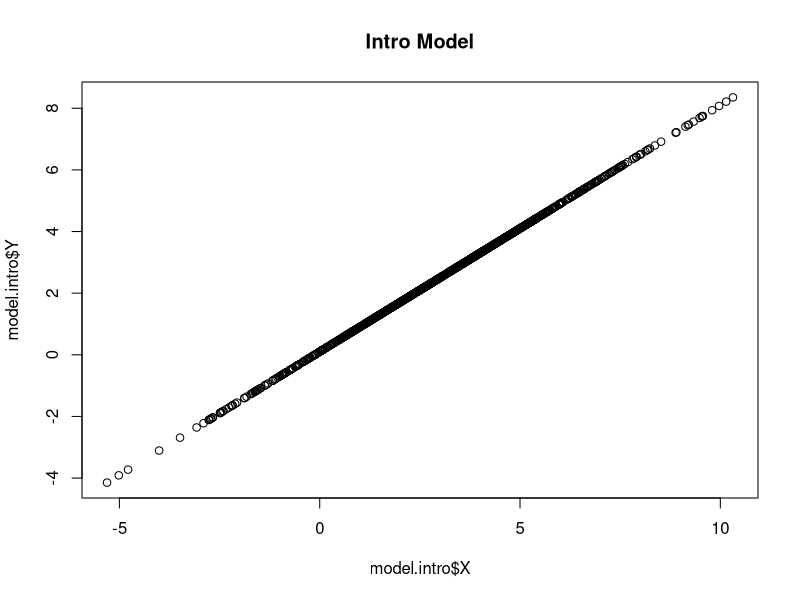
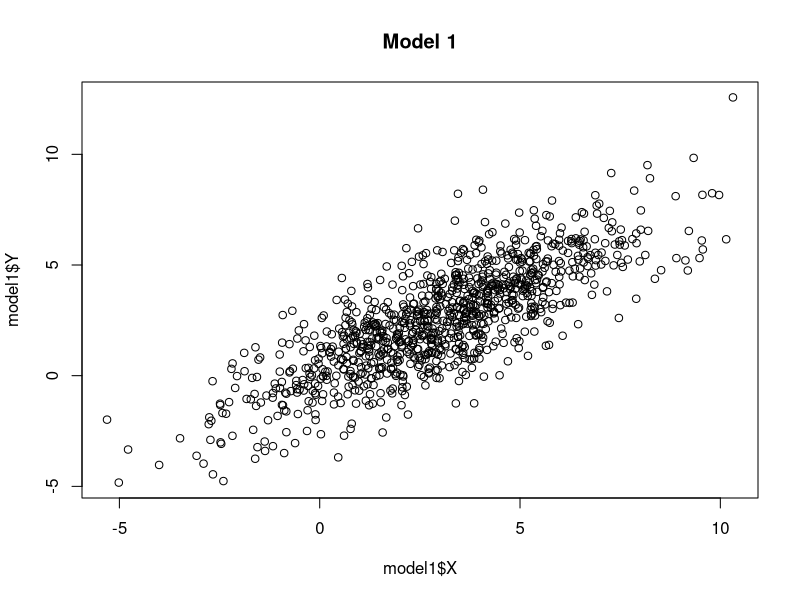
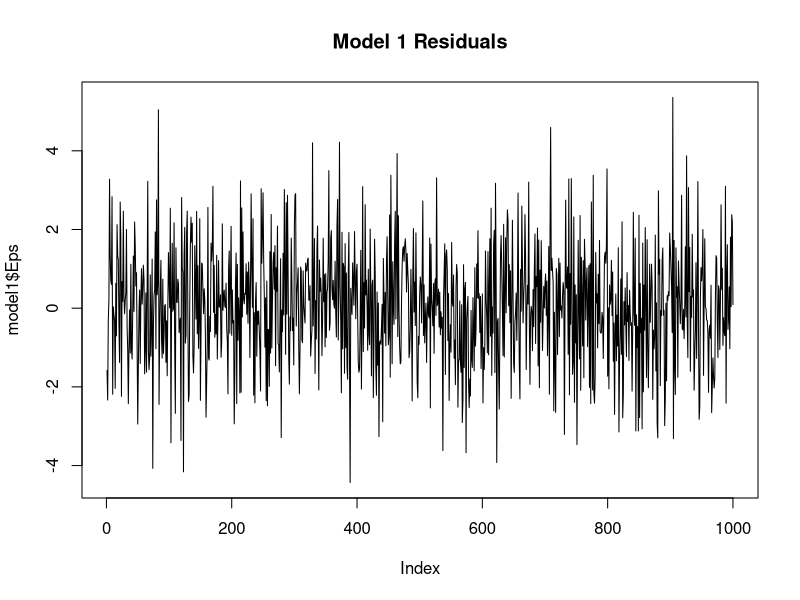
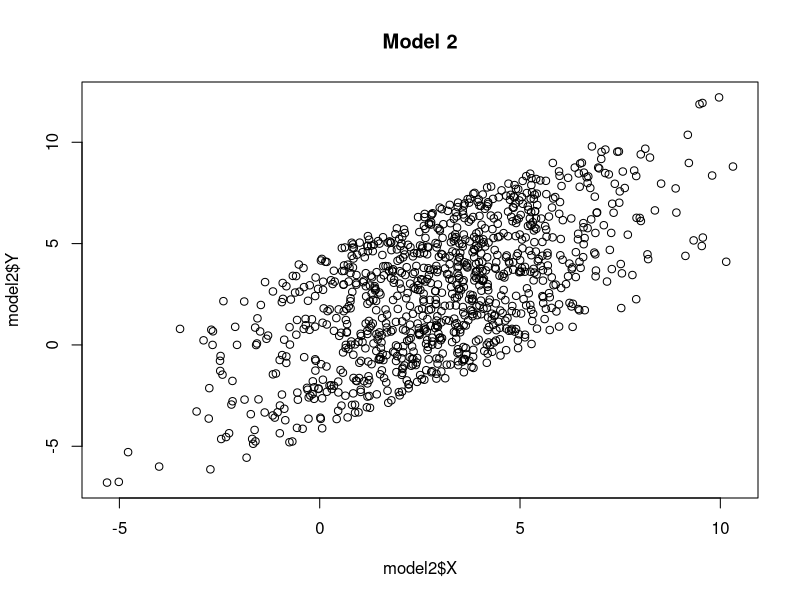
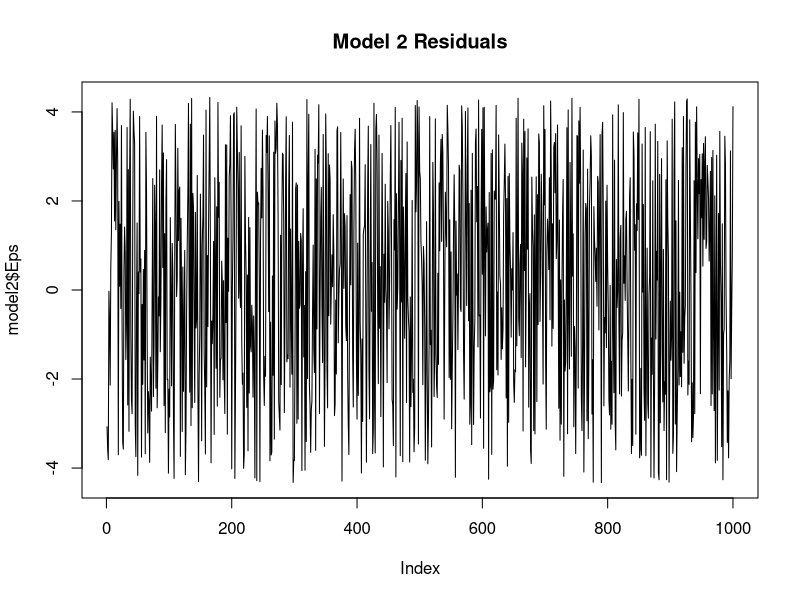
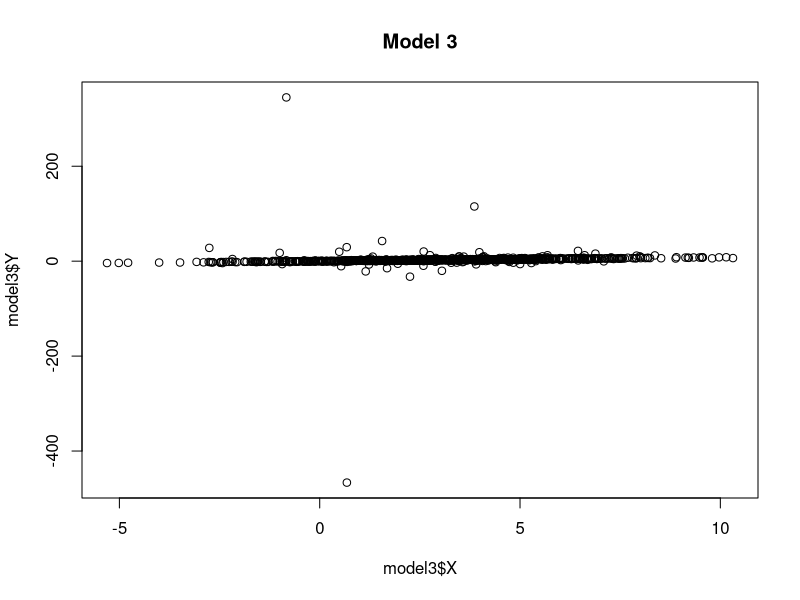
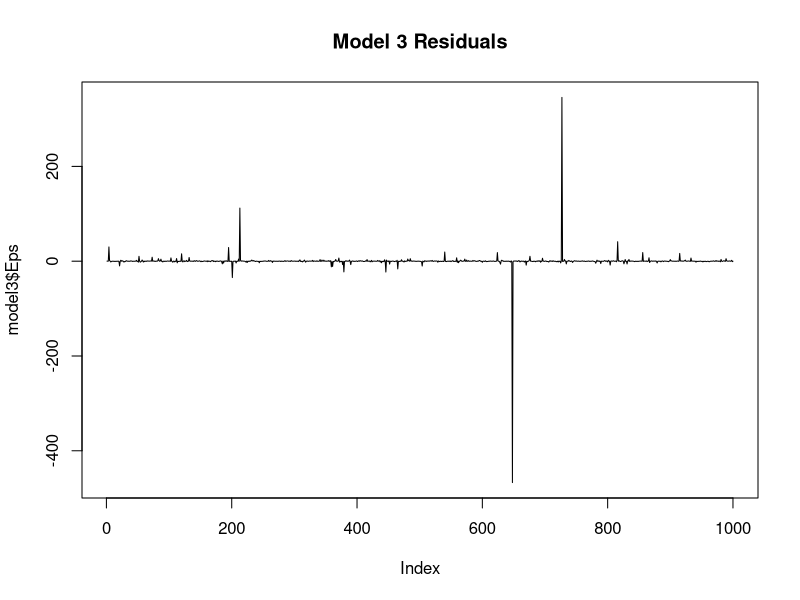
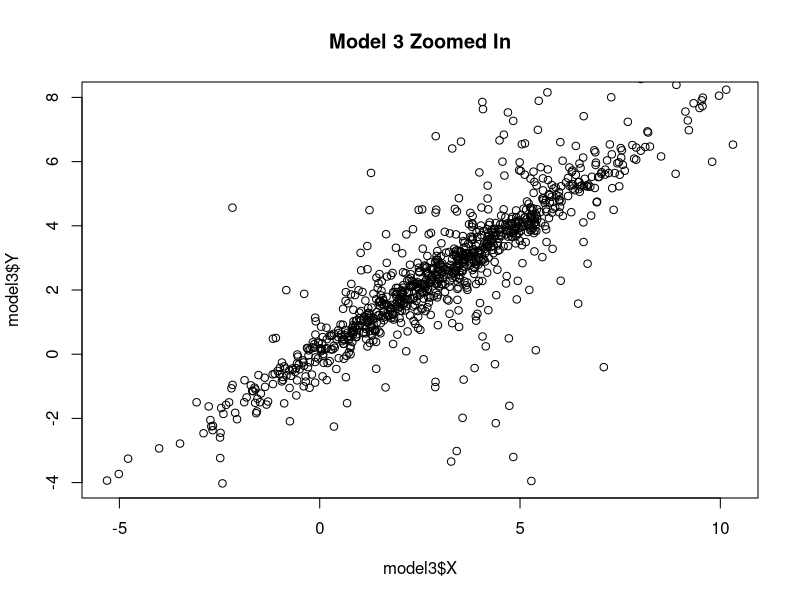

Write R code to recreate these figures, in order.
## ---- chunk 1
# Slope and Intercept
a <- 0.8; b <- 0.1
sample.n <- 1000

# Seeds
seed1 <- 111
seed2 <- 1112131415

options(scipen = 5)
## ---- chunk 2
# Simulate the X variable using rnorm()
set.seed(seed1)
model1.x.sd <- 2.5
model1.x <- rnorm(sample.n, mean = 3, sd = model1.x.sd)

# Simulate a simple introductory model with no residual 
model.intro.y <- (a * model1.x + b) 
model.intro <- data.frame(Y=model.intro.y, X=model1.x)
## ---- chunk 3
# Simulate the Eps residual using rnorm()
set.seed(seed2)
model1.eps.sd <- 1.5
model1.eps <- rnorm(sample.n, mean = 0, sd = model1.eps.sd)

model1.y <- (a * model1.x + b) + model1.eps
model1 <- data.frame(Y=model1.y, X=model1.x, Eps=model1.eps)

# Inspect results and compare with our simplistic model
title <- "Intro Model"
plot(model.intro$X, model.intro$Y, main = title)

title <- "Model 1"
head(model1)
plot(model1$X, model1$Y, main = title)
plot(model1$Eps, type = "l", main = paste(title, "Residuals"))
## ---- chunk 4
# Simulate the model using X from Model 1 and runif() for Eps
set.seed(seed2)
model2.eps <- runif(sample.n, min = -4.33, max = 4.33)

model2.y <- (a * model1.x + b) + model2.eps
model2 <- data.frame(Y=model2.y, X=model1.x, Eps=model2.eps)

# Inspect results
title <- "Model 2"
head(model2)
plot(model2$X, model2$Y, main = title)
plot(model2$Eps, type = "l", main = paste(title, "Residuals"))
## ---- chunk 5
# Simulate the model using X from Model 1 and rcauchy() for Eps
set.seed(seed2)
model3.eps <- rcauchy(sample.n, location = 0, scale = 0.3)

model3.y <- (a * model1.x + b) + model3.eps
model3 <- data.frame(Y=model3.y, X=model1.x, Eps=model3.eps)

# Inspect results
title <- "Model 3"
head(model3)
plot(model3$X, model3$Y, main = title)
plot(model3$Eps, type = "l", main = paste(title, "Residuals"))
## ---- chunk 6
plot(model3$X, model3$Y, main = paste(title, "Zoomed In"), 
     ylim = c(-4, 8))
title <- "Intro Model"
plot(model.intro$X, model.intro$Y, main = title)
## ---- chunk 7
(sd(model3$Eps))
## ---- chunk 8
model3.eps1 <- rcauchy(sample.n, location = 0, scale = 0.3)
model3.eps2 <- rcauchy(sample.n, location = 0, scale = 0.3)
model3.eps3 <- rcauchy(sample.n, location = 0, scale = 0.3)
model3.eps4 <- rcauchy(sample.n, location = 0, scale = 0.3)
model3.eps5 <- rcauchy(sample.n, location = 0, scale = 0.3)
c(sd(model3.eps1), sd(model3.eps2), sd(model3.eps3), sd(model3.eps4), sd(model3.eps5))
## ---- chunk 9
# Create heteroscedastic process
hetero.sd <- c(2, 3.4, 0.8, 2.6)
hetero.loop <- c(rep(hetero.sd[1], 50),
                 rep(hetero.sd[2], 75),
                 rep(hetero.sd[3], 75),
                 rep(hetero.sd[4], 50))
hetero.process <- rep(hetero.loop, 4)
plot(hetero.process, type = "l")

# Simulate the linear model residuals Eps with changing standard deviations.
set.seed(seed2)
model4.eps <- rnorm(sample.n) * hetero.process

# Plot the residuals
title <- "Model 4"
plot(model4.eps, type = "l", main = paste(title, "Residuals"))
## ---- chunk 10
hetero.x <- (100 * floor(min(model4.eps))) : (100 * ceiling(max(model4.eps)))
hetero.x <- hetero.x / 100

# Plot the theoretical distribution
plot(hetero.x, dnorm(hetero.x, mean = mean(model4.eps), sd = sd(model4.eps)), 
     type = "l", ylim = c(0, 0.3), col = "black", 
     ylab = "Distribution of Heteroscedastic Eps")

# And the heteroscedastic sample distribution
lines(density(model4.eps), col = "Red")
## ---- chunk 11
# Simulate the model using X from Model 1 and heteroscedastic residuals
model4.y <- (a * model1.x + b) + model4.eps
model4 <- data.frame(Y=model4.y, X=model1.x, Eps=model4.eps)

# Inspect results
plot(model4$X, model4$Y, main = title)
plot(model1$X, model1$Y, main = title, ylim = c(-10, 20))
## ---- chunk 12
# Calculate squared correlation coefficient using the parameters specified 
#   for Model 1 X and Eps
(rho.sq.theoretical <- (a * model1.x.sd)^2 / ((a * model1.x.sd)^2 + model1.eps.sd^2))
## ---- chunk 13
c(cor(model1$X, model1$Y)^2,
  cor(model2$X, model2$Y)^2,
  cor(model3$X, model3$Y)^2,
  cor(model4$X, model4$Y)^2)
## ---- chunk 14
# Create heteroscedastic process
hetero.sd <- c(1.75, 1.8, 1.4, 2)
hetero.loop <- c(rep(hetero.sd[1], 50),
                 rep(hetero.sd[2], 75),
                 rep(hetero.sd[3], 75),
                 rep(hetero.sd[4], 50))
hetero.process <- rep(hetero.loop, 4)
plot(hetero.process, type = "l")

# Simulate the linear model residuals Eps with changing standard deviations.
set.seed(seed2)
model5.eps <- rnorm(sample.n) * hetero.process

# Simulate the model using X from Model 1 and heteroscedastic residuals
model5.y <- (a * model1.x + b) + model5.eps
model5 <- data.frame(Y=model5.y, X=model1.x, Eps=model5.eps)

# Inspect results
title = "Model 5"
plot(model5$X, model5$Y, main = title, ylim = c(-10, 20))

# Calculate correlation
cor(model5$X, model5$Y)^2
## ---- chunk 15
model1.estimate <- lm(Y~X, data = model1)
model1.summary <- summary(model1.estimate)
names(model1.summary)
model1.summary$r.squared
model1.summary$coefficients
model1.summary$sigma^2
var(model1.summary$residuals)
## ---- chunk 16
var(model1.summary$residuals) * (sample.n - 1) / (sample.n - 2)
